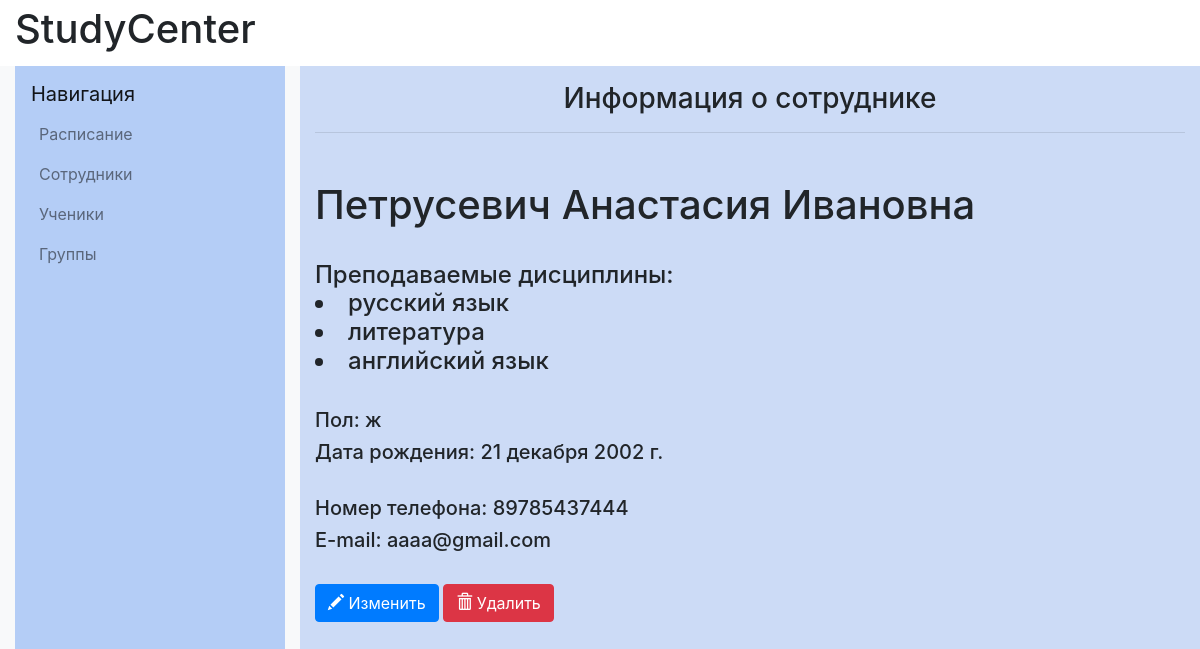
Page /workers/2/ on the committed database.
### catalog/models.py (models this page shows, shortened)
class Worker(models.Model):
    firstname=models.CharField(max_length=20, verbose_name="Имя")
    lastname=models.CharField(max_length=20, verbose_name="Фамилия")
    fathername=models.CharField(max_length=20, verbose_name="Отчество")
    date_of_birth=models.DateField(verbose_name="Дата рождения")
    gender=models.IntegerField(validators=[MinValueValidator(0), MaxValueValidator(1)], verbose_name="Пол")
    subject = models.ManyToManyField(Subject, verbose_name="Дисциплины")
    phone_number=models.CharField(max_length=11,validators=[MinLengthValidator(11)], verbose_name="Номер телефона")
    email=models.EmailField(verbose_name="E-mail")
    objects=models.Manager()
    registration_date=models.DateField()
    DoesNotExist = models.Manager

class Subject(models.Model):
    name=models.CharField(max_length=100)
    objects=models.Manager()
    def __str__(self):
        return self.name

### catalog/views.py (the view)
# urls.py: path('workers/<int:pk>/', views.worker_detail, name='worker_detail'),
def worker_detail(request, pk):
    subject= Subject.objects.all()
    worker = get_object_or_404(Worker, pk=pk)
    return render(request, 'worker/worker_details.html', {'worker': worker, 'subjects': subject})

### catalog/templates/worker/worker_details.html (shortened to what this page needs)
{% extends "base_generic.html" %}
{% block content%}
            <div class="col-md-8 col-lg-9 content-container" style="background-color: #ccdbf6">
                <h1 class="h3 text-center mt-3">Информация о сотруднике</h1>
                <hr class="mb-5">
                <section >
                    <div class="worker">
                        <h1>{{ worker.lastname }} {{worker.firstname}} {{worker.fathername }}</h1>
                        <p>
                            <h4>Преподаваемые дисциплины:
                            {% for subject in worker.subject.all %}
                            <li>{{ subject }}</li>
                            {% endfor %}</h4>
                        </p>
                        <p>
                            <h5>Пол: {% if worker.gender|stringformat:"s" == "0" %}ж
                            {% elif worker.gender|stringformat:"s" == "1" %}м
                            {% endif %}</h5>
                        <h5>Дата рождения: {{ worker.date_of_birth }} </h5>
                        </p>
                        <p>
                            <h5>Номер телефона: {{ worker.phone_number }} </h5>
                            <h5>E-mail: {{ worker.email }} </h5>
                        </p>
                        <a class="btn btn-primary" href="{% url 'worker_edit' pk=worker.pk %}"><span class="glyphicon glyphicon-pencil"></span> Изменить</a>
                        <a class="btn btn-danger" href="{% url 'worker_delete' pk=worker.pk %}"><span class="glyphicon glyphicon-trash"></span> Удалить</a>
                    </div>
                </section>
            </div>
{% endblock content %}

### catalog/templates/base_generic.html (style rules this page uses)
p { margin-top: 2em; margin-bottom: 2em; }

### rows in the picture
Worker: lastname "Петрусевич", firstname "Анастасия", fathername "Ивановна", date_of_birth "21 декабря 2002 г.", phone_number "89785437444", email "aaaa@gmail.com"
Subject: name "русский язык"
Subject: name "литература"
Subject: name "английский язык"
